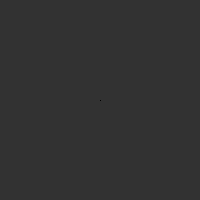
Frame 1 (no input)
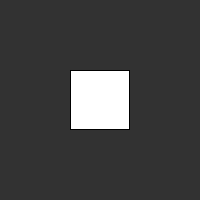
Frame 60 (the mouse pressed at the canvas centre just before this capture)
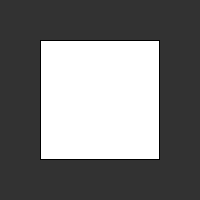
Frame 120 (the mouse held since frame 60 and released just before this capture)

The Processing sketch that drew these frames (run headless with seeded random() and noise(); from frame 60 on, the mouse is pressed at the canvas centre):

// Processing sketch: sketch_13_loopingmotion
// ── sketch_13_loopingmotion.pde
//Amanda Agricola
//looping motion

float w;
float h;

void setup(){
 size(200, 200); 
}

void draw(){
  background(50);
  rectMode(CENTER);
  rect(width/2, height/2, w, h);
  w++;
  if(w > width){
   w = 0; 
  }
  h++;
  if(h > height){
    h = 0;
  }
}
